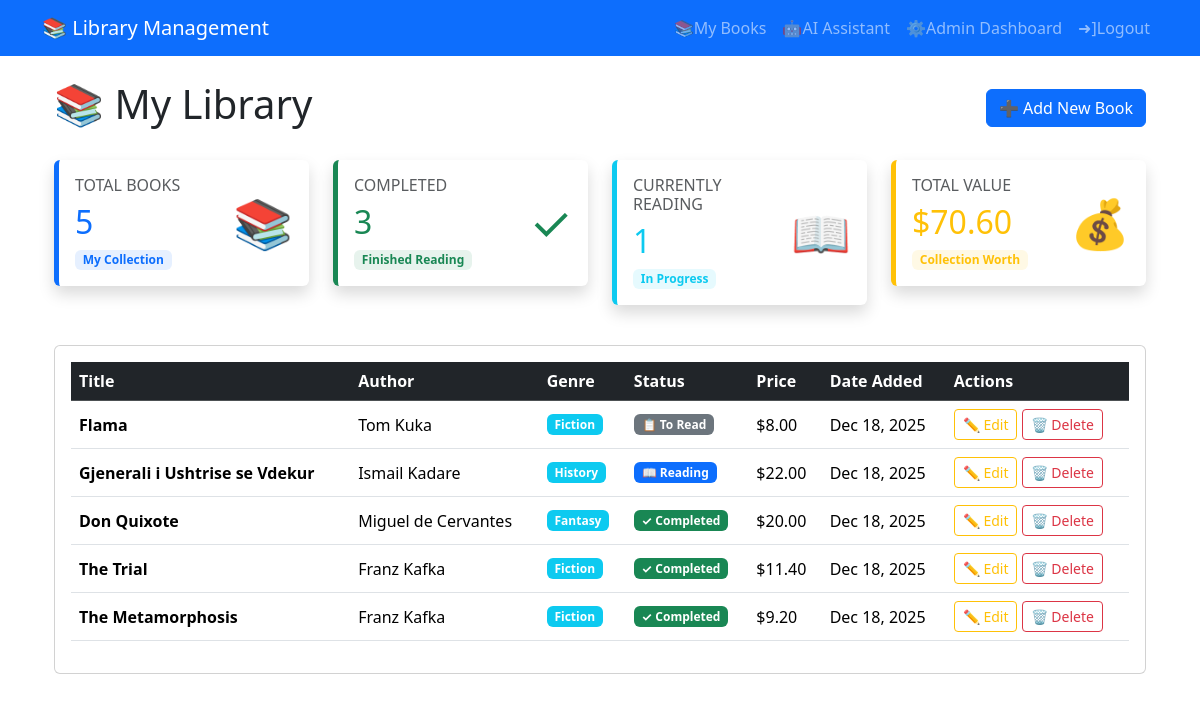
The app's page /books (signed in), older data.
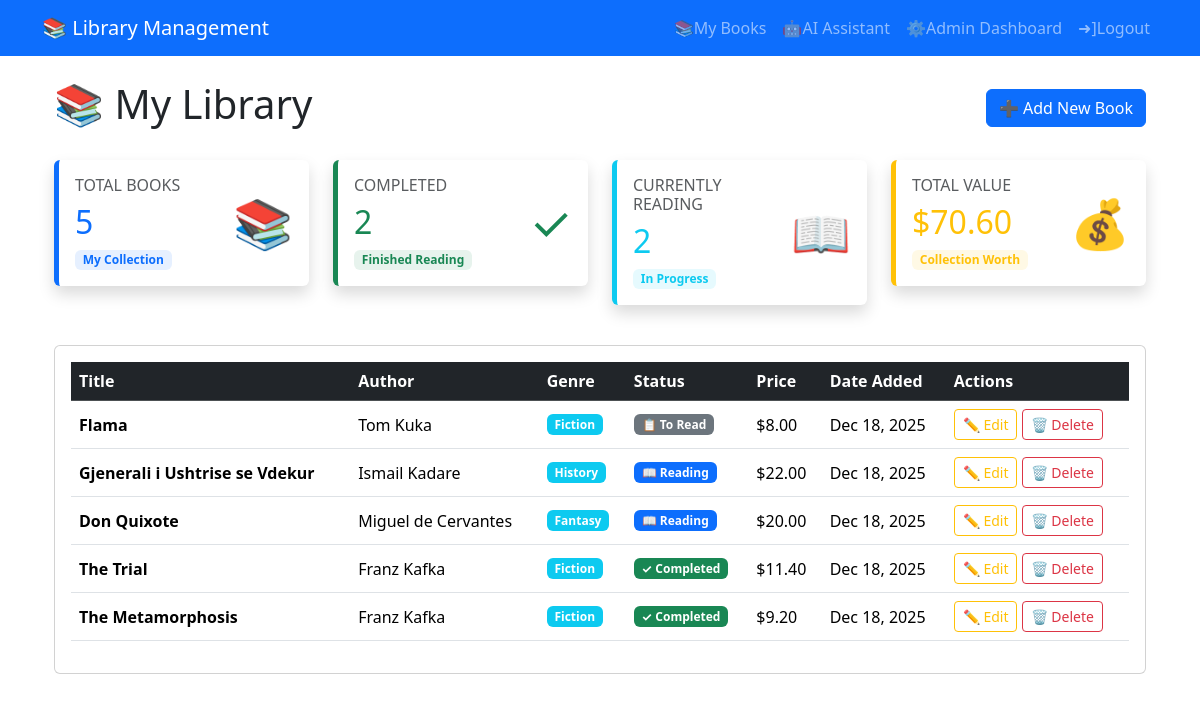
The same page, newer data.
### models.py (models this page shows, shortened)
class Book(db.Model):
    id = db.Column(db.Integer, primary_key=True)
    title = db.Column(db.String(100), nullable=False)
    author = db.Column(db.String(100), nullable=False)
    genre = db.Column(db.String(50), nullable=False)
    status = db.Column(db.String(20), nullable=False, default='To Read')
    price = db.Column(db.Float, default=0.0)
    date_added = db.Column(db.DateTime, nullable=False, default=datetime.utcnow)
    user_id = db.Column(db.Integer, db.ForeignKey('user.id'), nullable=False) #foreign key to User model

### app.py (the view)
@app.route('/books')
@login_required
def books_page():
    books = (
        Book.query
        .filter_by(user_id=current_user.id)
        .order_by(Book.date_added.desc())
        .all()
    )
    return render_template('books.html', books=books)

### app.py (called while the page is built)
@login_manager.user_loader
def load_user(user_id):
    return User.query.get(int(user_id))

### templates/books.html (shortened to what the changed rows need)
{% extends "base.html" %}
{% block content %}
<div class="container mt-4">
    <div class="d-flex justify-content-between align-items-center mb-4">
        <h1>📚 My Library</h1>
    </div>
    <div class="row mb-4">
        <div class="col-lg-3 col-md-6 mb-3">
            <div class="card shadow border-0 border-start border-primary border-5">
                <div class="card-body">
                    <div class="row align-items-center">
                        <div class="col">
                            <h2 class="text-primary mb-0">{{ books|length }}</h2>
                        </div>
                    </div>
                </div>
            </div>
        </div>
        <div class="col-lg-3 col-md-6 mb-3">
            <div class="card shadow border-0 border-start border-success border-5">
                <div class="card-body">
                    <div class="row align-items-center">
                        <div class="col">
                            <h6 class="text-uppercase text-muted mb-2">Completed</h6>
                            <h2 class="text-success mb-0">{{ books|selectattr('status', 'equalto', 'Completed')|list|length }}</h2>
                            <div class="mt-2">
                                <span class="badge bg-success bg-opacity-10 text-success">
                                </span>
                            </div>
                        </div>
                    </div>
                </div>
            </div>
        </div>
        <div class="col-lg-3 col-md-6 mb-3">
            <div class="card shadow border-0 border-start border-info border-5">
                <div class="card-body">
                    <div class="row align-items-center">
                        <div class="col">
                            <h6 class="text-uppercase text-muted mb-2">Currently Reading</h6>
                            <h2 class="text-info mb-0">{{ books|selectattr('status', 'equalto', 'Reading')|list|length }}</h2>
                            <div class="mt-2">
                                <span class="badge bg-info bg-opacity-10 text-info">
                                </span>
                            </div>
                        </div>
                    </div>
                </div>
            </div>
        </div>
        <div class="col-lg-3 col-md-6 mb-3">
            <div class="card shadow border-0 border-start border-warning border-5">
                <div class="card-body">
                    <div class="row align-items-center">
                        <div class="col">
                            <h2 class="text-warning mb-0">${{ "%.2f"|format(books|sum(attribute='price')) }}</h2>
                        </div>
                    </div>
                </div>
            </div>
        </div>
    </div>
    {% if books %}
        <div class="card">
            <div class="card-body">
                <div class="table-responsive">
                    <table class="table table-hover align-middle">
                        <thead class="table-dark">
                            <tr>
                                <th>Title</th>
                                <th>Author</th>
                                <th>Genre</th>
                                <th>Status</th>
                                <th>Price</th>
                                <th>Date Added</th>
                                <th>Actions</th>
                            </tr>
                        </thead>
                        <tbody>
                            {% for book in books %}
                            <tr>
                                <td><strong>{{ book.title }}</strong></td>
                                <td>{{ book.author }}</td>
                                <td><span class="badge bg-info">{{ book.genre }}</span></td>
                                <td>
                                    {% if book.status == 'Completed' %}
                                        <span class="badge bg-success">✓ {{ book.status }}</span>
                                    {% elif book.status == 'Reading' %}
                                        <span class="badge bg-primary">📖 {{ book.status }}</span>
                                    {% else %}
                                        <span class="badge bg-secondary">📋 {{ book.status }}</span>
                                    {% endif %}
                                </td>
                                <td>${{ "%.2f"|format(book.price) }}</td>
                                <td>{{ book.date_added.strftime('%b %d, %Y') }}</td>
                                <td>
                                    <a href="{{ url_for('edit_book', book_id=book.id) }}"
                                       class="btn btn-sm btn-outline-warning">
                                        ✏️ Edit
                                    </a>
                                    <form method="POST"
                                          action="{{ url_for('delete_book', book_id=book.id) }}"
                                          style="display: inline;"
                                          onsubmit="return confirm('Are you sure you want to delete \'{{ book.title }}\'?');">
                                        <button type="submit" class="btn btn-sm btn-outline-danger">
                                            🗑️ Delete
                                        </button>
                                    </form>
                                </td>
                            </tr>
                            {% endfor %}
                        </tbody>
                    </table>
                </div>
            </div>
        </div>
    {% endif %}
</div>
{% endblock content %}

Row changes from the older to the newer data that the page shows:
changed Book "Don Quixote": status "Completed" → "Reading"; status "✓" → "📖"
Text that changed along with them:
{{ books|selectattr('status', 'equalto', 'Completed')|list|length }}: "3" → "2"
{{ books|selectattr('status', 'equalto', 'Reading')|list|length }}: "1" → "2"
